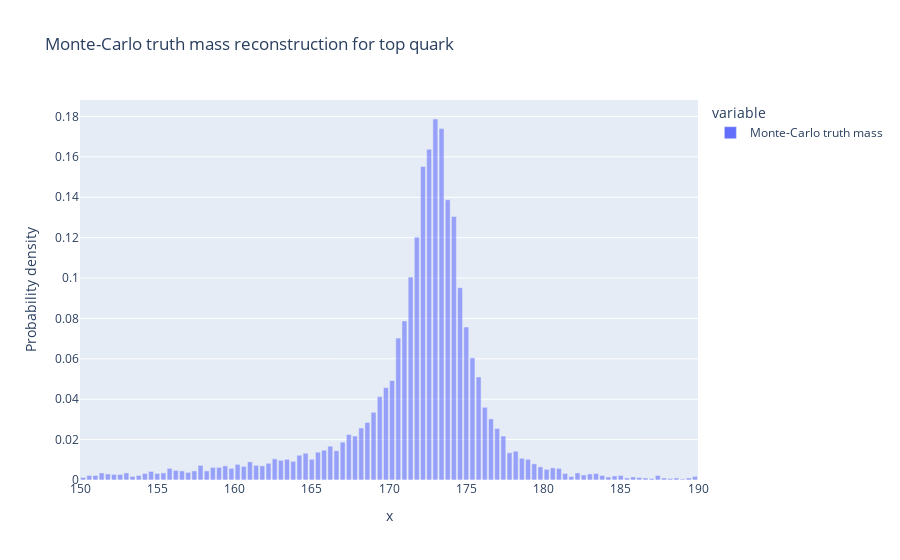

Source (notebook cell):
### Code cell
csp.histogram_barchart(
    hist,
    hist_label="Monte-Carlo truth mass",
    title="Monte-Carlo truth mass reconstruction for top quark",
)
